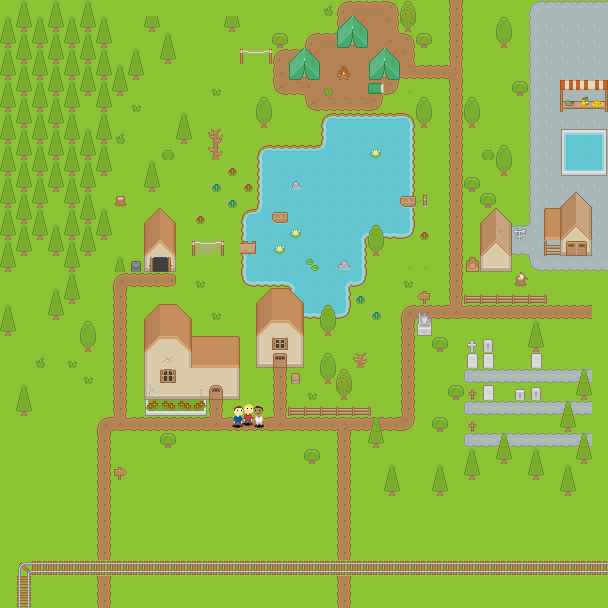

This is a level from a 2D game, rendered from its Tiled map with the project's own tilesets. A one-line summary and the map file follow, with tile-layer data summarised:
An orthogonal 38x38 tile map with 16x16 px tiles, 5 tile layers (Ground, Roads, Objects, Housing, ...), 1 image layer and 8 objects (3x Tent, PlayerSpawn, Entrance, Drinking, Example).

<map version="1.0" orientation="orthogonal" renderorder="right-down" width="38" height="38" tilewidth="16" tileheight="16" nextobjectid="13">
 <tileset firstgid="1" name="Roguelike" tilewidth="16" tileheight="16" spacing="1" tilecount="1767" columns="57">
  <image source="roguelike-16x16.png" width="968" height="526" />
  <tile id="0">
   <properties>
    <property name="type" value="water" />
   </properties>
  </tile>
 </tileset>
 <layer name="Ground" width="38" height="38">
  <data>[1444 cells, 1444 non-empty, 14 distinct tile ids]</data>
 </layer>
 <layer name="Roads" width="38" height="38">
  <data>[1444 cells, 265 non-empty, 30 distinct tile ids]</data>
 </layer>
 <layer name="Objects" width="38" height="38">
  <data>[1444 cells, 324 non-empty, 68 distinct tile ids]</data>
 </layer>
 <layer name="Housing" width="38" height="38">
  <data>[1444 cells, 79 non-empty, 49 distinct tile ids]</data>
 </layer>
 <layer name="Roof" width="38" height="38" offsetx="32" offsety="16">
  <data>[1444 cells, 1 non-empty, 1 distinct tile ids]</data>
 </layer>
 <objectgroup color="#c8a0a4" name="Locations">
  <properties>
   <property name="render" type="bool" value="false" />
  </properties>
  <object id="1" name="startPosition" type="PlayerSpawn" x="208" y="416" width="16" height="16" />
  <object id="2" name="water1" type="Entrance" x="240" y="240" width="16" height="16" />
  <object id="3" name="pool1" type="Drinking" x="576" y="144" width="16" height="16">
   <ellipse />
  </object>
  <object id="7" name="tent1" type="Tent" x="368.124" y="79.7574">
   <polygon points="0,0 0,-17.7611 16.2531,-33.0088 32.6737,-17.426 32.5062,-0.335115" />
  </object>
  <object id="8" name="triangle" type="Example" x="336" y="193.5">
   <polygon points="0,-1.5 -16,14.5 0,30.5" />
  </object>
  <object id="10" name="tent2" type="Tent" x="336" y="48">
   <polygon points="0,0 0,-17.7611 16.2531,-33.0088 32.6737,-17.426 32.5062,-0.335115" />
  </object>
  <object id="11" name="tent3" type="Tent" x="288" y="80">
   <polygon points="0,0 0,-17.7611 16.2531,-33.0088 32.6737,-17.426 32.5062,-0.335115" />
  </object>
  <object id="12" x="564" y="240" width="24" height="16" />
 </objectgroup>
 <imagelayer name="players" x="32" y="16" opacity="0.99" offsetx="232" offsety="400">
  <image source="players.png" width="32" height="32" />
 </imagelayer>
</map>
